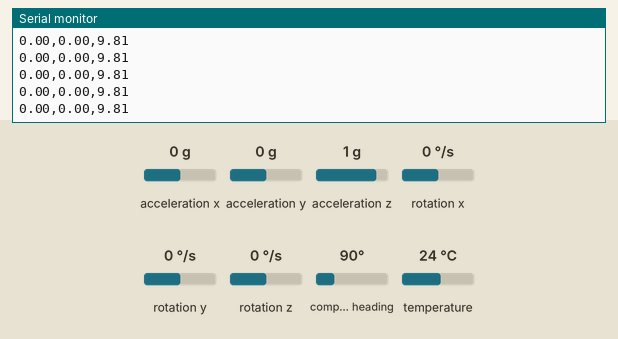
Bench run of a sketch on a simulated Arduino Leonardo, built with avr-gcc and run on an emulated ATmega32U4. Shown: the last lines printed to the serial monitor. Inputs (shaded band) come from the test bench; at power-on: acceleration x 0 g, acceleration y 0 g, acceleration z 1 g, rotation x 0 °/s, rotation y 0 °/s, rotation z 0 °/s, compass heading 90°, temperature 24 °C.

Above: at 1.2 s.
1.3 s: acceleration x set to -0.2 g
At 2.2 s:
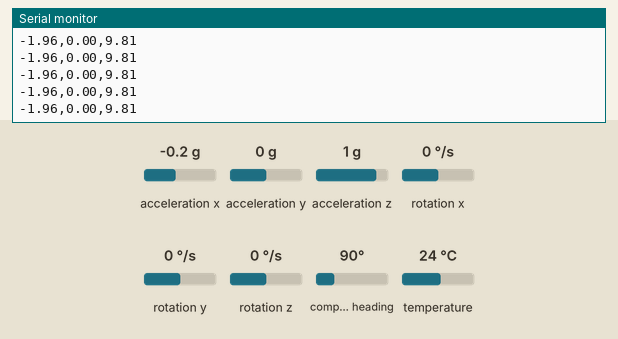
4.3 s: acceleration y set to -1.4 g
At 5.4 s:
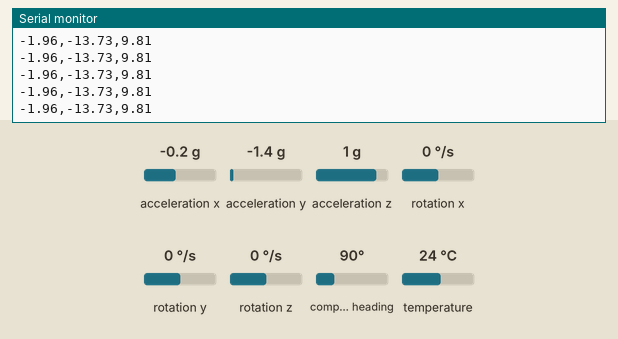
5.8 s: acceleration z set to -1.4 g
At 6.5 s:
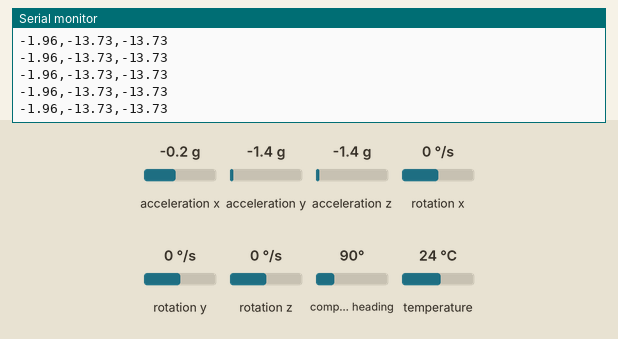
Timing chart, 0 to 8.8 s (numbered marks = the images above; inputs shaded):
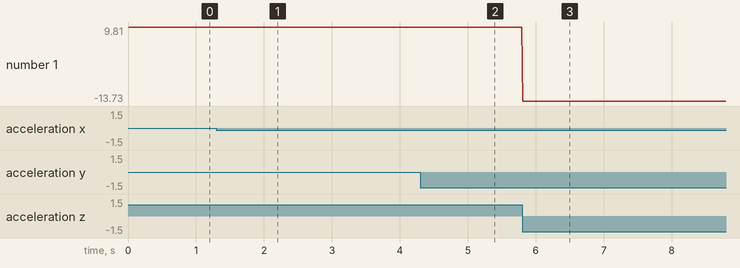

The sketch:

plot.ino
```cpp
#include <SoftwareSerial.h>
#include <Wire.h>
#include <SPI.h>
#include <Adafruit_LSM9DS1.h>
#include <Adafruit_Sensor.h>  // not used in this demo but required!


// i2c
Adafruit_LSM9DS1 lsm = Adafruit_LSM9DS1();

// Initializing communication ports
SoftwareSerial mySerial(10, 9); // TX/RX pins


//#define LSM9DS1_SCK A5
#define LSM9DS1_MISO 12
//#define LSM9DS1_MOSI A4
#define LSM9DS1_XGCS 6
#define LSM9DS1_MCS 5
// You can also use software SPI
//Adafruit_LSM9DS1 lsm = Adafruit_LSM9DS1(LSM9DS1_SCK, LSM9DS1_MISO, LSM9DS1_MOSI, LSM9DS1_XGCS, LSM9DS1_MCS);
// Or hardware SPI! In this case, only CS pins are passed in
//Adafruit_LSM9DS1 lsm = Adafruit_LSM9DS1(LSM9DS1_XGCS, LSM9DS1_MCS);


void setupSensor()
{
  lsm.setupAccel(lsm.LSM9DS1_ACCELRANGE_2G);


  lsm.setupGyro(lsm.LSM9DS1_GYROSCALE_245DPS);

}

void setup()
{
  Serial.begin(115200);
  mySerial.begin(115200); //115200 for max speed


  while (!Serial) {
    delay(1); // will pause Zero, Leonardo, etc until serial console opens
  }

  Serial.println("LSM9DS1 data read demo");

  if (!lsm.begin())
  {
    Serial.println("Oops ... unable to initialize the LSM9DS1. Check your wiring!");
    while (1);
  }
  Serial.println("Found LSM9DS1 9DOF");

  setupSensor();
}

void loop()
{
  float longstart, longrem, longend;
  float oldx, newx, oldy, newy, oldz, newz;
  float  xacc, yacc, zacc, mag;
  float  xgyro, ygyro, zgyro;

  longstart = millis();
  lsm.read();  /* ask it to read in the data */

  /* Get a new sensor event */
  sensors_event_t a, m, g, temp;
  lsm.getEvent(&a, &m, &g, &temp);
  xacc = a.acceleration.x;
  yacc = a.acceleration.y;
  zacc = a.acceleration.z;
  xgyro = g.gyro.x;
  ygyro = g.gyro.y;
  zgyro = g.gyro.z;

  mag = sqrt(pow(xacc,2) + pow(yacc,2) + pow(zacc,2));

  //Serial.print("Accel X: "); Serial.print(a.acceleration.x); Serial.print(" m/s^2");
  //Serial.print("\tY: "); Serial.print(a.acceleration.y);     Serial.print(" m/s^2 ");
  //Serial.print("\tZ: "); Serial.print(a.acceleration.z);     Serial.println(" m/s^2 ");
  //Serial.println(mag);
  //Serial.println("\n");

  Serial.print(xacc);
  Serial.print(",");
  Serial.print(yacc);
  Serial.print(",");
  Serial.print(zacc);
  Serial.println();

  //Serial.print("Gyro X: "); Serial.print(g.gyro.x);   Serial.print(" dps");
  //Serial.print("\tY: "); Serial.print(g.gyro.y);      Serial.print(" dps");
  //Serial.print("\tZ: "); Serial.print(g.gyro.z);      Serial.println(" dps");

  //Serial.println();

  //Serial.println(sqrt(pow(g.gyro.x,2)+pow(g.gyro.y,2)+pow(g.gyro.z,2)));

  /*
  mySerial.print(*((long*) &xacc), HEX);
  mySerial.print(",");
  mySerial.print(*((long*) &yacc), HEX);
  mySerial.print(",");
  mySerial.print(*((long*) &zacc), HEX);
  mySerial.print(",");
  mySerial.print(*((long*) &xgyro), HEX);
  mySerial.print(",");
  mySerial.print(*((long*) &ygyro), HEX);
  mySerial.print(",");
  mySerial.print(*((long*) &zgyro), HEX);
  mySerial.println();
  */

  longend = millis();
  longrem = 10 - (longend - longstart);
  if (longrem > 0){
    delay(longrem);
    //Serial.print("Rem: ");
    //Serial.println(longrem);
  }
  else {
    Serial.println("Too Slow");
  }
}
```

Measured:
- after the input at 1.3 s, the serial monitor: prints a new line at once (image 1)
- after the input at 4.3 s, the serial monitor: prints a new line at once (image 2)
- after the input at 5.8 s, the serial monitor: prints a new line at once (image 3)
- plotted number 1: 9.81 → -13 after the input at 5.8 s
